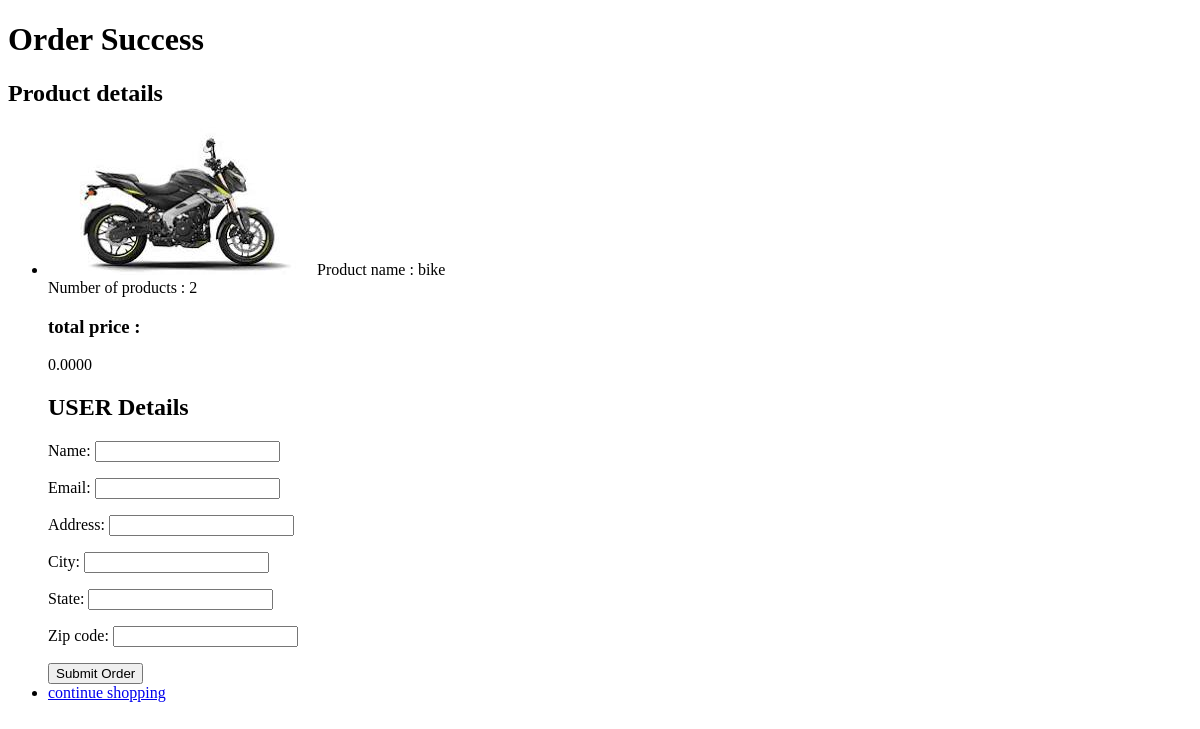
The app's page /checkout/ (signed in) with its own data.
### app1/models.py (models this page shows, shortened)
class CartItem(models.Model):
    cart = models.ForeignKey(Cart, on_delete=models.CASCADE)
    product = models.ForeignKey(Product, on_delete=models.CASCADE)
    quantity = models.PositiveIntegerField(default=1)

class Product(models.Model):
    id=models.IntegerField(primary_key=True)
    product_name=models.CharField(max_length=255)
    price=models.DecimalField(max_digits=10,decimal_places=2)
    discount_price=models.IntegerField()
    cat=[('acc','Accessories'),('sports','Sports'),('bag','Bag'),('food','food'),('default','Default')]
    category=models.CharField(max_length=100,choices=cat)
    image=models.ImageField()

class Cart(models.Model):
    user = models.ForeignKey('auth.User', on_delete=models.CASCADE)
    total_price = models.DecimalField(max_digits=10, decimal_places=4, default=0.00)

### app1/views.py (the view)
# urls.py: path('checkout/', checkout, name='checkout'),
@login_required
def checkout(request):
    cart, created = Cart.objects.get_or_create(user=request.user)
    cart_items = CartItem.objects.filter(cart=cart)
    total_price = cart.total_price
    form_data = None
    if request.method == 'POST':
        form = Orderform(request.POST)
        if form.is_valid():
            form_data = form.cleaned_data  # Capture the cleaned data from the form
            form.save()
    else:
        form = Orderform()
    context = {
        'all_items': cart_items,
        'total_price': total_price,
        'form': form,
        'form_data': form_data,  # Pass the form data to the template
    }
    return render(request, 'app1/final_page.html', context)

### app1/forms.py
class Orderform(forms.ModelForm):
    class Meta:
        model=Order
        fields='__all__'

### app1/templates/app1/final_page.html (shortened to what this page needs)
<!DOCTYPE html>
<html>
<body>
    {% load static %}
<link rel="stylesheet" href="{% static 'app1/style2.css' %}">
<h1>Order Success</h1>
<h2> Product details</h2>
<ul>
    {% for items   in all_items  %}
    <li>
    <img src="{{ items.product.image.url }}" alt="{{ product.product_name }}">
    <l1> Product name       :  {{ items.product.product_name}}</li>
    <l1> Number of products :  {{items.quantity}} </li>
    <h3> total price        :</h3> {{total_price}}
    {% endfor %}
    <h2>USER Details</h2>
    {% if form_data %}
        <ul>
            <li>Name: {{ form_data.name }}</li>
            <li>Email: {{ form_data.email }}</li>
            <li>Address: {{ form_data.address }}</li>
            <li>City: {{ form_data.city }}</li>
            <li>State: {{ form_data.state }}</li>
            <li>Zip Code: {{ form_data.zip_code }}</li>
            <li>Total Price: {{ form_data.total_price }}</li>
        </ul>
    {% else %}
        <form method="post">
            {{ form.as_p }}
            <button type="submit">Submit Order</button>
        </form>
    {% endif %}
    <li><a href="{% url 'clear_cart' %}">continue shopping</a></li>
</body>
</html>

### records on screen
CartItem: product.image (picture), product.product_name "bike", quantity "2"
Cart: total_price "0.0000"
